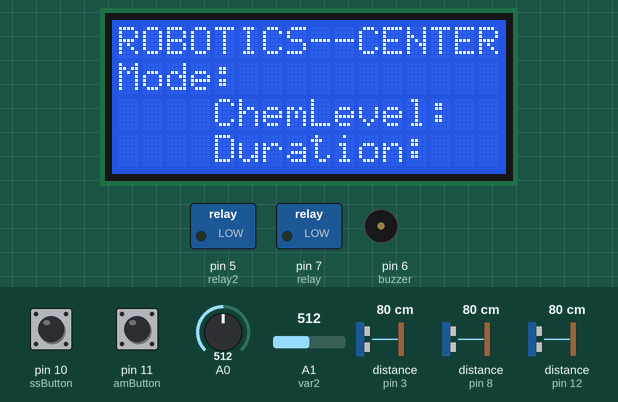
Simulated run of this sketch. Board: Arduino Uno, built with avr-gcc and run on an emulated ATmega328P. On the bench: 16×4 character LCD, switched loads named in the sketch (green lamp = pin HIGH), buzzer (waves = sounding, pin HIGH). Wiring (inferred from the names in the program): ultrasonic range finder: trigger pin 4; echo pin 3. Inputs (shaded band) come from the test bench; at power-on: pin 10 (ssButton) LOW, pin 11 (amButton) LOW, A0 = 512, A1 (var2) = 512, distance to the obstacle (sensors on pin 3, pin 8, pin 12) 80 cm. The echo pulse lasts 58.3 µs per cm; pins used as bus, display or sensor lines are not drawn; what the sketch prints to the serial monitor is not drawn.

Above: at 1.2 s.
1.3 s: pin 10 (ssButton) pulled HIGH for 0.7 s
At 2.6 s:
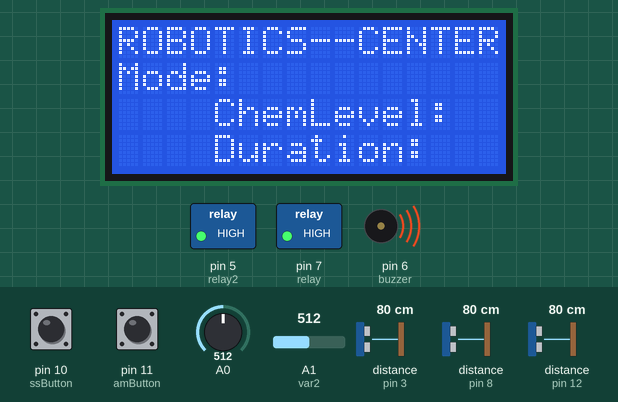
6.3 s: pin 11 (amButton) pulled HIGH for 3.2 s
Timing chart, 0 to 17.0 s (numbered marks = the images above; inputs shaded):
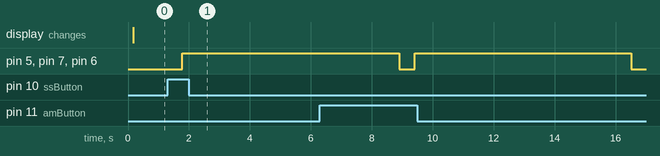

The sketch:

New_ultrasonic_motion_sensor.ino
```cpp
#include <LiquidCrystal_I2C.h>
LiquidCrystal_I2C lcd = LiquidCrystal_I2C(0x27, 16, 4);
//ultrasonic sensor one
const int trigPin = 9;    // Trigger
const int echoPin = 8;    // Echo
const int relay = 7;
int distance;
float duration;
int state;
//ultrasonic sensor two
const int trigPin2 = 13;    // Trigger
const int echoPin2 = 12;    // Echo
int distance2;
float duration2;
int state2;
//ultrasonic sensor three
const int trigPin3 = 4;    // Trigger
const int echoPin3 = 3;    // Echo
int distance3;
float duration3;
int state3;

const unsigned long interval = 7000;           // interval at which to blink (milliseconds)
unsigned long previousMillis;
unsigned long distanceMillis;
// Buttons and state
int amButton = 11;
int ssButton = 10;
int ambuttonState = LOW;
int ssbuttonState = LOW;
// Lights
int relay2 = 5;
int buzzer = 6;
//variable resistors
int var1 = A0;
int var2 = A1;

void setup() {
  Serial.begin (9600);
  //Define inputs and outputs
  pinMode(trigPin, OUTPUT);
  pinMode(echoPin, INPUT);
  pinMode(relay, OUTPUT);
  pinMode(trigPin2, OUTPUT);
  pinMode(echoPin2, INPUT);
  pinMode(relay2, OUTPUT);
  pinMode(trigPin3, OUTPUT);
  pinMode(echoPin3, INPUT);
  pinMode(buzzer, OUTPUT);
  digitalWrite(relay, LOW);
  digitalWrite(relay2, LOW);
  digitalWrite(buzzer, LOW);
  // LCD
  lcd.init();
  lcd.backlight();
}

void loop() {
  lcd.init();
  lcd.setCursor(0, 0);
  lcd.print("ROBOTICS--CENTER");
  lcd.setCursor(0, 1);
  lcd.print("Mode: ");
  lcd.setCursor(0, 2);
  lcd.print("ChemLevel: ");
  lcd.setCursor(0, 3);
  lcd.print("Duration: ");
  chemLevel();
  ambuttonState = digitalRead(amButton);
  if(ambuttonState == HIGH){
    getDistance();
    getDistance2();
    if(distance <= 100){
      digitalWrite(buzzer, HIGH);
      digitalWrite(relay, HIGH);
      digitalWrite(relay2, HIGH);
      Serial.println("Relay on");
      delay(interval);
    }
    else{
      Serial.println("Relay off");
      digitalWrite(buzzer, LOW);
      digitalWrite(relay, LOW);
      digitalWrite(relay2, LOW);
      delay(100);
    }
  }
  else{
    ssbuttonState = digitalRead(ssButton);
    if(ssbuttonState == HIGH){
      digitalWrite(buzzer, HIGH);
      digitalWrite(relay, HIGH);
      digitalWrite(relay2, HIGH);
      Serial.println("Relay on");
      delay(interval);
    }
    else{
      Serial.println("Relay off");
      digitalWrite(buzzer, LOW);
      digitalWrite(relay, LOW);
      digitalWrite(relay2, LOW);
      delay(500);
    }
  }

}
int getDistance(){
  digitalWrite(trigPin, HIGH);
  delayMicroseconds(10);
  digitalWrite(trigPin, LOW);

  duration = pulseIn(echoPin, HIGH);
  distance = duration * 0.034 / 2;

  Serial.print("Distance: ");
  Serial.println(distance);
}
int getDistance2(){
  // Ultrasonic sensor two
  digitalWrite(trigPin2, HIGH);
  delayMicroseconds(10);
  digitalWrite(trigPin2, LOW);

  // measure duration of pulse from ECHO pin
  duration2 = pulseIn(echoPin2, HIGH);
  distance2 = duration2 * 0.034 / 2;

  Serial.print("Distance 2: ");
  Serial.println(distance2);
}
void getDistance3(){
  digitalWrite(trigPin3, HIGH);
  delayMicroseconds(10);
  digitalWrite(trigPin3, LOW);

  duration3 = pulseIn(echoPin3, HIGH);
  distance3 = duration3 * 0.034 / 2;

//  Serial.print("Distance3: ");
//  Serial.println(distance3);
}
void chemLevel(){
  getDistance3();
  state3 = analogRead(distance3);
  Serial.println(state3);
  int val1 = analogRead(var2);
  int val2 = map(val1,0,1023,0,100);
  int depth = map(val2,0,state3,0,100);
  if(state3 >= depth){
    Serial.println("0%");
    digitalWrite(buzzer, LOW);
    digitalWrite(relay, LOW);
    digitalWrite(relay2, LOW);
    delay(500);
  }
  else{
    Serial.println(depth);
    Serial.println(" %");
  }
}
```

Measured:
- after the input at 1.3 s, pin 5 (relay2), pin 7 (relay), pin 6 (buzzer): LOW → HIGH after 0.49 s
